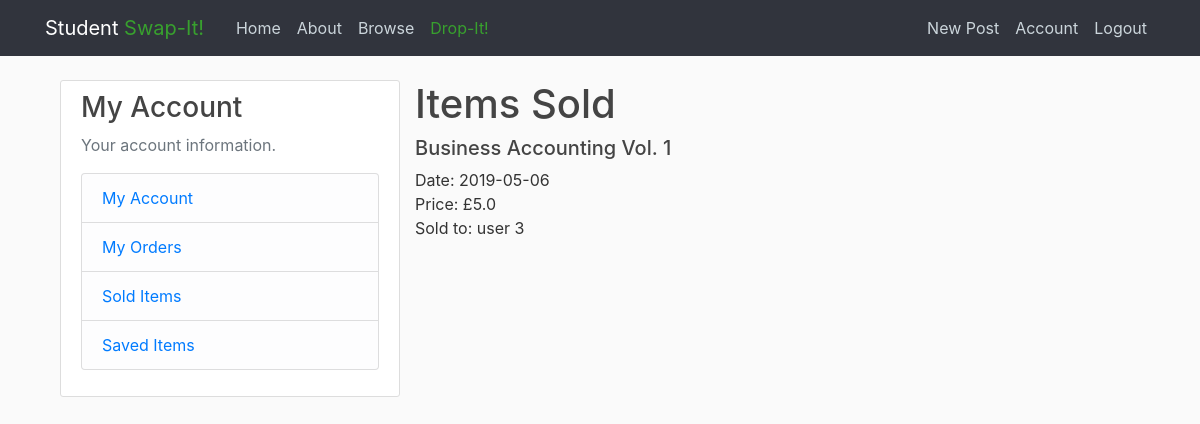
Screenshot of /user/2/sold (signed in) with the database file from the repository.
### flaskblog/models.py (models this page shows, shortened)
class PurchasedBook(db.Model):
    id = db.Column(db.Integer, primary_key=True)
    title = db.Column(db.String(100), nullable=False)
    isbn = db.Column(db.String(20), nullable=False)
    year = db.Column(db.String, nullable=False)
    author = db.Column(db.String(100), nullable=False)
    seller = db.Column(db.Integer, db.ForeignKey('user.id'), nullable=False)
    price = db.Column(db.Float, nullable=False)
    date_purchased = db.Column(db.DateTime, nullable=False, default=datetime.utcnow)
    buyer = db.Column(db.Integer, db.ForeignKey('user.id'), nullable=False)
    orders = db.relationship('Order', backref='purchased_order', lazy=True)

### flaskblog/routes.py (the view)
@app.route("/user/<int:user_id>/sold")
def user_sold(user_id):
    user = User.query.filter_by(id=user_id).first_or_404()
    sold_book = PurchasedBook.query.filter_by(seller=current_user.id)\
        .order_by(PurchasedBook.date_purchased.desc())
    return render_template('user_sold.html', sold_book=sold_book, user=user)

### flaskblog/models.py (called while the page is built)
@login_manager.user_loader
def load_user(user_id):
    return User.query.get(int(user_id))

### flaskblog/templates/user_sold.html
{% extends "layout.html" %}
{% block content %}
    <div class="col-md-4 left">
        <div class="content-section">
            <h3>My Account</h3>
            <p class='text-muted'>Your account information.
              <ul class="list-group">
                <li class="list-group-item list-group-item-light"><a href="{{ url_for('account') }}">My Account</a></li>
                <li class="list-group-item list-group-item-light"><a href="{{ url_for('user_orders', user_id=current_user.id) }}">My Orders</a></li>
                <li class="list-group-item list-group-item-light"><a href="{{ url_for('user_sold', user_id=current_user.id) }}">Sold Items</a></li>
                <li class="list-group-item list-group-item-light"><a href="{{ url_for('cart_display') }}">Saved Items</a></li>
              </ul>
            </p>
        </div>
    </div>
    <h1>Items Sold</h1>
    {% for book in sold_book %}
    <h5>{{ book.title }}</h5>
    <p>
    	Date: {{ book.date_purchased.strftime('%Y-%m-%d') }} <br>
    	Price: £{{ book.price }} <br>
    	Sold to: user {{ book.buyer }} <br>
    </p>
    {% endfor %}
{% endblock content %}

### flaskblog/static/main.css (style rules this page uses)
body { background: #fafafa; color: #333333; margin-top: 5rem; }
h1, h2, h3, h4, h5, h6 { color: #444444; }
.content-section { background: #ffffff; padding: 10px 20px; border: 1px solid #dddddd; border-radius: 3px; margin-bottom: 20px; }
.left { float: left; margin-left: 0%; margin-right: 0%; }

### rows the page displays
PurchasedBook: title "Business Accounting Vol. 1", date_purchased "2019-05-06", price "5.0", buyer "3"
